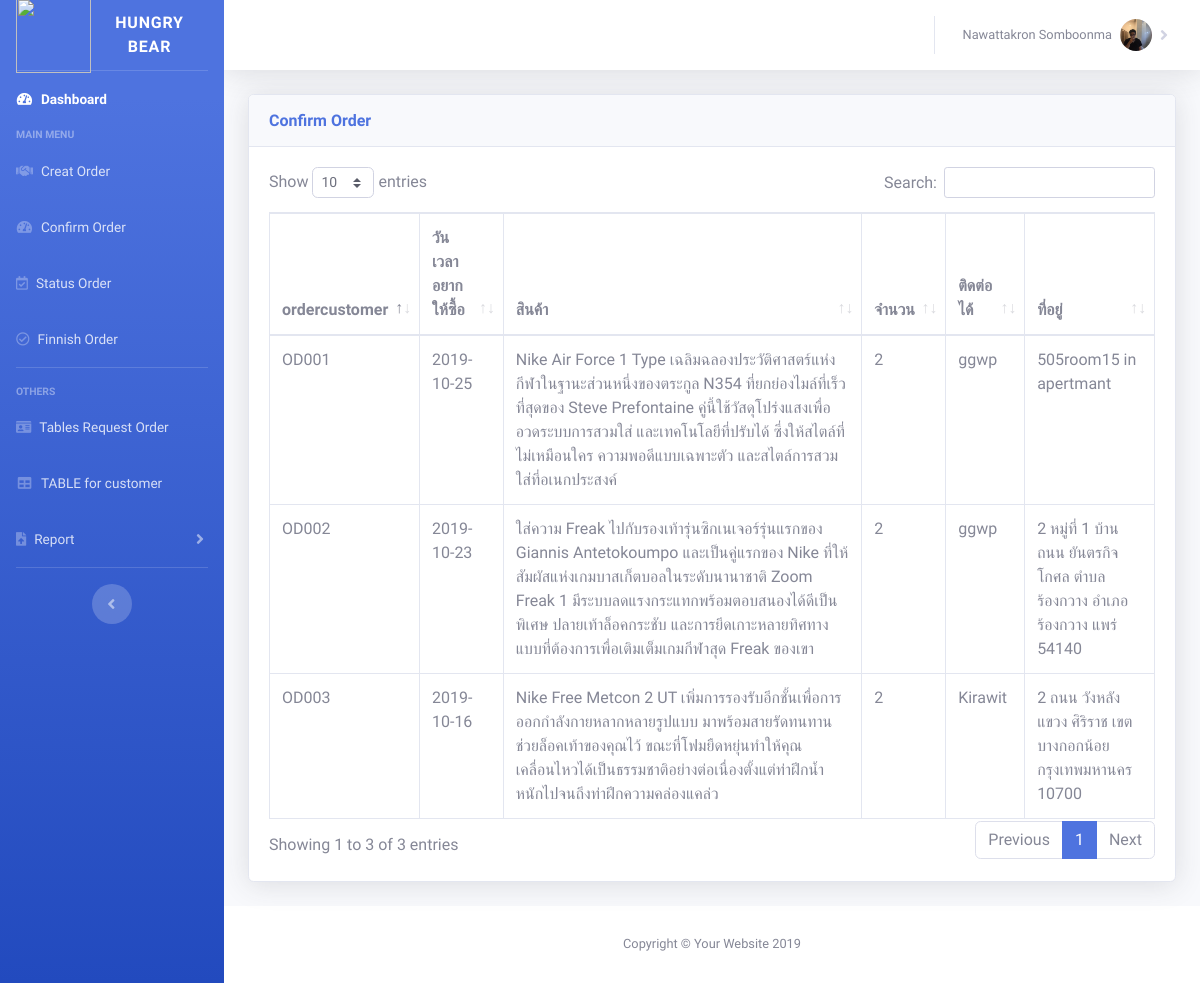
Before: /tablerequestorder.php with the older database file.
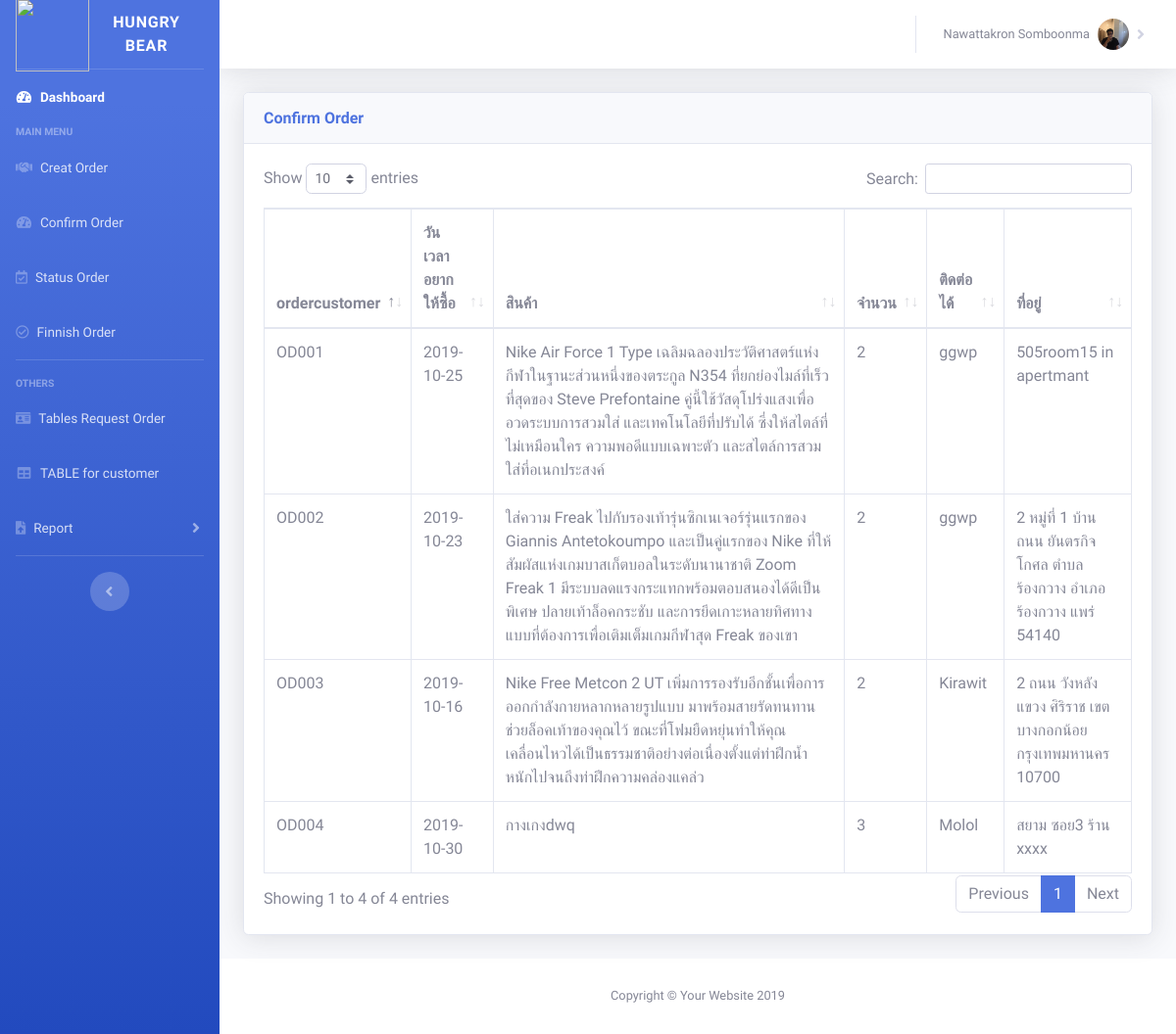
After: the same page with the newer database file.
### tables this page shows
CREATE TABLE `requestorder` (
  `ordercustomer` varchar(10) NOT NULL,
  `orderdate` date NOT NULL,
  `orderproductname` varchar(1000) NOT NULL,
  `orderpiece` varchar(2) NOT NULL,
  `ordercontact` varchar(100) NOT NULL,
  `orderaddress` varchar(1000) NOT NULL
);

### tablerequestorder.php (the view, shortened to what the changed rows need)
<!DOCTYPE html>
<html lang="en">
<head>
    <link href="vendor/fontawesome-free/css/all.min.css" rel="stylesheet" type="text/css">
    <link href="css/sb-admin-2.min.css" rel="stylesheet">
    <link href="vendor/datatables/dataTables.bootstrap4.min.css" rel="stylesheet">
</head>
<body id="page-top">
<div id="wrapper">
    <div id="content-wrapper" class="d-flex flex-column">
        <div id="content">
            <div class="container-fluid">
                <div class="card shadow mb-4">
                    <div class="card-body">
                        <div class="table-responsive">
                            <table class="table table-bordered" id="dataTable" width="100%" >
                                <thead>
                                <tr>
                                    <th>ordercustomer</th>
                                    <th>วันเวลาอยากให้ซื้อ</th>
                                    <th>สินค้า</th>
                                    <th>จำนวน</th>
                                    <th>ติดต่อได้</th>
                                    <th>ที่อยู่</th>
                                </tr>
                                </thead>
                                <tbody>
                                <?php
                                include('connect.php');
                                $query = "SELECT * FROM requestorder ORDER BY ordercustomer " or die("Error:" . mysqli_error());
                                $result = mysqli_query($conn, $query);
                                while($row = mysqli_fetch_array($result)) {
                                    echo "<tr>";
                                    echo "<td>" . $row["ordercustomer"]. "</td>";
                                    echo "<td>" . $row["orderdate"]. "</td>";
                                    echo "<td>" . $row["orderproductname"]. "</td>";
                                    echo "<td>" . $row["orderpiece"]. "</td>";
                                    echo "<td>" . $row["ordercontact"]. "</td>";
                                    echo "<td>" . $row["orderaddress"]. "</td>";
                                    echo "</tr>";
                                }
                                ?>
                                </tbody>
                            </table>
                        </div>
                    </div>
                </div>
            </div>
        </div>
    </div>
</div>
</body>
</html>

Changed rows visible on the page:
added requestorder: ordercustomer "OD004", orderdate "2019-10-30", orderproductname "กางเกงdwq", orderpiece "3", ordercontact "Molol", orderaddress "สยาม ซอย3 ร้าน xxxx"
Other visible differences:
text written by a page script: "Show entries Search: Showing 1 to 3 of 3 entries Previous 1 Next" → "Show entries Search: Showing 1 to 4 of 4 entries Previous 1 Next"
